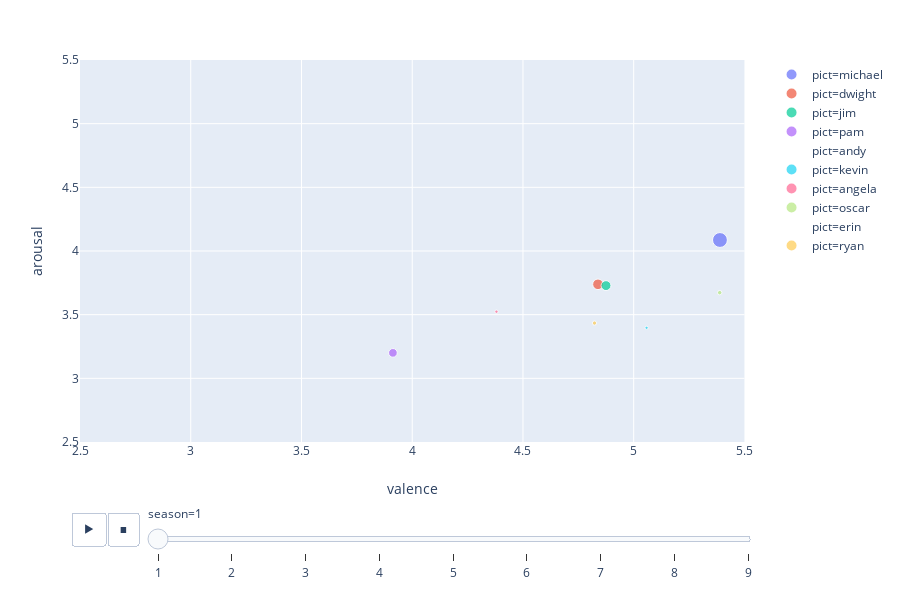

The notebook cell this image was saved under:
### Code cell
px.scatter(mock, x="valence", y="arousal", animation_frame="season", animation_group="char",
           size="freq", color="pict", hover_name="char",
            range_x=[2.5,5.5], range_y=[2.5,5.5])

### Figure 1 — Plotly figure (JSON) as saved in the notebook; plotly's stock layout.template omitted (floating-point values rounded to 4 significant figures)
{"data": [{"hoverlabel": {"namelength": 0}, "hovertemplate": "<b>%{hovertext}</b><br><br>pict=michael<br>season=1<br>valence=%{x}<br>arousal=%{y}<br>freq=%{marker.size}", "hovertext": ["michael"], "ids": ["michael"], "legendgroup": "pict=michael", "marker": {"color": "#636efa", "size": [642], "sizemode": "area", "sizeref": 5.81, "symbol": "circle"}, "mode": "markers", "name": "pict=michael", "showlegend": true, "type": "scatter", "x": [5.389], "xaxis": "x", "y": [4.086], "yaxis": "y"}, {"hoverlabel": {"namelength": 0}, "hovertemplate": "<b>%{hovertext}</b><br><br>pict=dwight<br>season=1<br>valence=%{x}<br>arousal=%{y}<br>freq=%{marker.size}", "hovertext": ["dwight"], "ids": ["dwight"], "legendgroup": "pict=dwight", "marker": {"color": "#EF553B", "size": [326], "sizemode": "area", "sizeref": 5.81, "symbol": "circle"}, "mode": "markers", "name": "pict=dwight", "showlegend": true, "type": "scatter", "x": [4.839], "xaxis": "x", "y": [3.738], "yaxis": "y"}, {"hoverlabel": {"namelength": 0}, "hovertemplate": "<b>%{hovertext}</b><br><br>pict=jim<br>season=1<br>valence=%{x}<br>arousal=%{y}<br>freq=%{marker.size}", "hovertext": ["jim"], "ids": ["jim"], "legendgroup": "pict=jim", "marker": {"color": "#00cc96", "size": [285], "sizemode": "area", "sizeref": 5.81, "symbol": "circle"}, "mode": "markers", "name": "pict=jim", "showlegend": true, "type": "scatter", "x": [4.875], "xaxis": "x", "y": [3.728], "yaxis": "y"}, {"hoverlabel": {"namelength": 0}, "hovertemplate": "<b>%{hovertext}</b><br><br>pict=pam<br>season=1<br>valence=%{x}<br>arousal=%{y}<br>freq=%{marker.size}", "hovertext": ["pam"], "ids": ["pam"], "legendgroup": "pict=pam", "marker": {"color": "#ab63fa", "size": [219], "sizemode": "area", "sizeref": 5.81, "symbol": "circle"}, "mode": "markers", "name": "pict=pam", "showlegend": true, "type": "scatter", "x": [3.913], "xaxis": "x", "y": [3.2], "yaxis": "y"}, {"hoverlabel": {"namelength": 0}, "hovertemplate": "<b>%{hovertext}</b><br><br>pict=andy<br>season=1<br>valence=%{x}<br>arousal=%{y}<br>freq=%{marker.size}", "hovertext": ["andy"], "ids": ["andy"], "legendgroup": "pict=andy", "marker": {"color": "#FFA15A", "size": [0], "sizemode": "area", "sizeref": 5.81, "symbol": "circle"}, "mode": "markers", "name": "pict=andy", "showlegend": true, "type": "scatter", "x": [null], "xaxis": "x", "y": [null], "yaxis": "y"}, {"hoverlabel": {"namelength": 0}, "hovertemplate": "<b>%{hovertext}</b><br><br>pict=kevin<br>season=1<br>valence=%{x}<br>arousal=%{y}<br>freq=%{marker.size}", "hovertext": ["kevin"], "ids": ["kevin"], "legendgroup": "pict=kevin", "marker": {"color": "#19d3f3", "size": [30], "sizemode": "area", "sizeref": 5.81, "symbol": "circle"}, "mode": "markers", "name": "pict=kevin", "showlegend": true, "type": "scatter", "x": [5.058], "xaxis": "x", "y": [3.397], "yaxis": "y"}, {"hoverlabel": {"namelength": 0}, "hovertemplate": "<b>%{hovertext}</b><br><br>pict=angela<br>season=1<br>valence=%{x}<br>arousal=%{y}<br>freq=%{marker.size}", "hovertext": ["angela"], "ids": ["angela"], "legendgroup": "pict=angela", "marker": {"color": "#FF6692", "size": [32], "sizemode": "area", "sizeref": 5.81, "symbol": "circle"}, "mode": "markers", "name": "pict=angela", "showlegend": true, "type": "scatter", "x": [4.38], "xaxis": "x", "y": [3.523], "yaxis": "y"}, {"hoverlabel": {"namelength": 0}, "hovertemplate": "<b>%{hovertext}</b><br><br>pict=oscar<br>season=1<br>valence=%{x}<br>arousal=%{y}<br>freq=%{marker.size}", "hovertext": ["oscar"], "ids": ["oscar"], "legendgroup": "pict=oscar", "marker": {"color": "#B6E880", "size": [58], "sizemode": "area", "sizeref": 5.81, "symbol": "circle"}, "mode": "markers", "name": "pict=oscar", "showlegend": true, "type": "scatter", "x": [5.388], "xaxis": "x", "y": [3.673], "yaxis": "y"}, {"hoverlabel": {"namelength": 0}, "hovertemplate": "<b>%{hovertext}</b><br><br>pict=erin<br>season=1<br>valence=%{x}<br>arousal=%{y}<br>freq=%{marker.size}", "hovertext": ["erin"], "ids": ["erin"], "legendgroup": "pict=erin", "marker": {"color": "#FF97FF", "size": [0], "sizemode": "area", "sizeref": 5.81, "symbol": "circle"}, "mode": "markers", "name": "pict=erin", "showlegend": true, "type": "scatter", "x": [null], "xaxis": "x", "y": [null], "yaxis": "y"}, {"hoverlabel": {"namelength": 0}, "hovertemplate": "<b>%{hovertext}</b><br><br>pict=ryan<br>season=1<br>valence=%{x}<br>arousal=%{y}<br>freq=%{marker.size}", "hovertext": ["ryan"], "ids": ["ryan"], "legendgroup": "pict=ryan", "marker": {"color": "#FECB52", "size": [52], "sizemode": "area", "sizeref": 5.81, "symbol": "circle"}, "mode": "markers", "name": "pict=ryan", "showlegend": true, "type": "scatter", "x": [4.823], "xaxis": "x", "y": [3.434], "yaxis": "y"}], "layout": {"height": 600, "legend": {"itemsizing": "constant", "tracegroupgap": 0}, "margin": {"t": 60}, "sliders": [{"active": 0, "currentvalue": {"prefix": "season="}, "len": 0.9, "pad": {"b": 10, "t": 60}, "steps": [{"args": [["1"], {"frame": {"duration": 0, "redraw": false}, "fromcurrent": true, "mode": "immediate", "transition": {"duration": 0, "easing": "linear"}}], "label": "1", "method": "animate"}, {"args": [["2"], {"frame": {"duration": 0, "redraw": false}, "fromcurrent": true, "mode": "immediate", "transition": {"duration": 0, "easing": "linear"}}], "label": "2", "method": "animate"}, {"args": [["3"], {"frame": {"duration": 0, "redraw": false}, "fromcurrent": true, "mode": "immediate", "transition": {"duration": 0, "easing": "linear"}}], "label": "3", "method": "animate"}, {"args": [["4"], {"frame": {"duration": 0, "redraw": false}, "fromcurrent": true, "mode": "immediate", "transition": {"duration": 0, "easing": "linear"}}], "label": "4", "method": "animate"}, {"args": [["5"], {"frame": {"duration": 0, "redraw": false}, "fromcurrent": true, "mode": "immediate", "transition": {"duration": 0, "easing": "linear"}}], "label": "5", "method": "animate"}, {"args": [["6"], {"frame": {"duration": 0, "redraw": false}, "fromcurrent": true, "mode": "immediate", "transition": {"duration": 0, "easing": "linear"}}], "label": "6", "method": "animate"}, {"args": [["7"], {"frame": {"duration": 0, "redraw": false}, "fromcurrent": true, "mode": "immediate", "transition": {"duration": 0, "easing": "linear"}}], "label": "7", "method": "animate"}, {"args": [["8"], {"frame": {"duration": 0, "redraw": false}, "fromcurrent": true, "mode": "immediate", "transition": {"duration": 0, "easing": "linear"}}], "label": "8", "method": "animate"}, {"args": [["9"], {"frame": {"duration": 0, "redraw": false}, "fromcurrent": true, "mode": "immediate", "transition": {"duration": 0, "easing": "linear"}}], "label": "9", "method": "animate"}], "x": 0.1, "xanchor": "left", "y": 0, "yanchor": "top"}], "updatemenus": [{"buttons": [{"args": [null, {"frame": {"duration": 500, "redraw": false}, "fromcurrent": true, "mode": "immediate", "transition": {"duration": 500, "easing": "linear"}}], "label": "&#9654;", "method": "animate"}, {"args": [[null], {"frame": {"duration": 0, "redraw": false}, "fromcurrent": true, "mode": "immediate", "transition": {"duration": 0, "easing": "linear"}}], "label": "&#9724;", "method": "animate"}], "direction": "left", "pad": {"r": 10, "t": 70}, "showactive": false, "type": "buttons", "x": 0.1, "xanchor": "right", "y": 0, "yanchor": "top"}], "xaxis": {"anchor": "y", "domain": [0, 0.98], "range": [2.5, 5.5], "title": {"text": "valence"}}, "yaxis": {"anchor": "x", "domain": [0, 1], "range": [2.5, 5.5], "title": {"text": "arousal"}}}}
